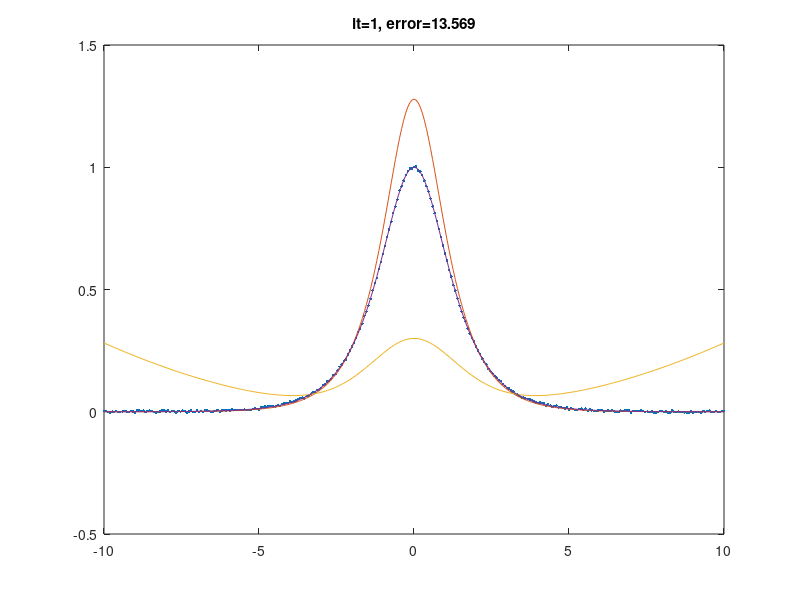

Here is the MATLAB script that generated this plot: (Note: this script raises an error after producing the figure.)
%%%%%%%%%%%%%%%%%%%%%%%%%%%%%%%%%%%%%%%%%%%%%%%%%%%%%%%%%%%%%%%%%%%
% NLS_newton1D_real.m:
% Using Newton's method to compute a REAL steady state for NLS: 
%    i u_t = -(1/2) u_xx + g*|u|^2 u + V(x)*u
% Ricardo Carretero, Panos Kevrekidis, Dimitri Frantzeskakis, 2024.
% Code available at: 
%    http://nonlinear.sdsu.edu/~carreter/NonlinearWavesBook/
%%%%%%%%%%%%%%%%%%%%%%%%%%%%%%%%%%%%%%%%%%%%%%%%%%%%%%%%%%%%%%%%%%%

w=0.5;                 % temporal frequency of sought steady state
g=-1;                  % g = 1 is defocusing and g =-1 is focusing
L=-10;R=10;            % Left and right bounds of interval
Nx=301;                % number of mesh points
x=linspace(L,R,Nx)';   % discrete space
dx=x(2)-x(1);          % mesh size
ONE=ones(Nx,1);        % unit vector for the discrete Laplacian
D2=spdiags([ONE,-2*ONE,ONE],-1:1,Nx,Nx); % Discrete Laplacian 
D2(1,Nx)=1; D2(Nx,1)=1;                  % Periodic Boundary Conds
D2=D2/(dx^2);

A=sqrt(2*w);x0=0;       % Amplitude and position of initial guess
u0=A*sech(A*(x-x0));    % unperturbed initial guess (sech soliton)
rng('default');         % reset random generator
pert=1*0.01;            % size of perturbation
U=u0+pert*(rand(Nx,1)-0.5); % perturb IC = initial guess
it=0;err=1;             % initializing error

%Add potential
Omega=1*0.075;
V = Omega^2*x.^2/2 + 0.30*sech(x./2).^2;

while(err>1e-12)        % Main loop: checking Newton tolerance
 it=it+1;

 U2 = U.^2;
 J = -0.5*D2+diag(g*3*U2+V+w);   % Jacobian
 F = -0.5*D2*U+(g*U2+V+w).*U;    % RHS

 DU = -J\F;            % Newton correction
 U1 = U+DU;            % New step through Newton
 err=norm(F);          % How close to convergence we are

 figure(1)   % Plotting progress of iteration
 plot(x,U,'.',x,U1,x,V,'-',x,u0,'-'); 
 title(['it=',num2str(it),', error=',num2str(err)]);
 legend('previous','current','V(x)','initial','Location','NE')
 drawnow; fprintf('Press any key to continue...\n');pause

 U = U1;               % Update solution
end
u = U;
